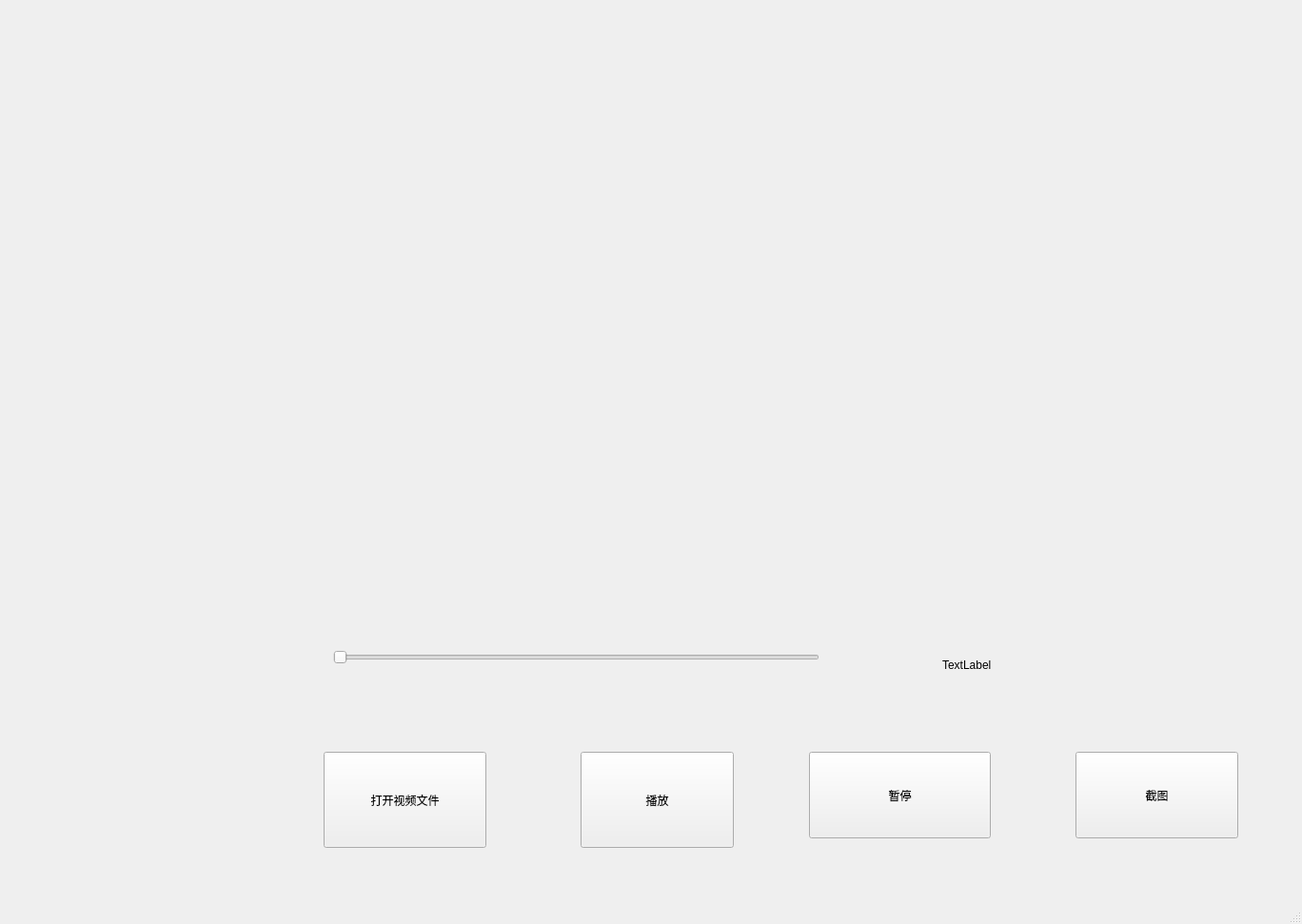
<?xml version="1.0" encoding="UTF-8"?>
<ui version="4.0">
 <class>MainWindow</class>
 <widget class="QMainWindow" name="MainWindow">
  <property name="geometry">
   <rect>
    <x>0</x>
    <y>0</y>
    <width>1368</width>
    <height>971</height>
   </rect>
  </property>
  <property name="windowTitle">
   <string>MainWindow</string>
  </property>
  <widget class="QWidget" name="centralwidget">
   <widget class="myVideoWidget" name="wgt_video" native="true">
    <property name="geometry">
     <rect>
      <x>110</x>
      <y>60</y>
      <width>1181</width>
      <height>541</height>
     </rect>
    </property>
    <layout class="QFormLayout" name="formLayout"/>
   </widget>
   <widget class="QPushButton" name="btn_open">
    <property name="geometry">
     <rect>
      <x>340</x>
      <y>790</y>
      <width>171</width>
      <height>101</height>
     </rect>
    </property>
    <property name="text">
     <string>打开视频文件</string>
    </property>
   </widget>
   <widget class="QPushButton" name="btn_play">
    <property name="geometry">
     <rect>
      <x>610</x>
      <y>790</y>
      <width>161</width>
      <height>101</height>
     </rect>
    </property>
    <property name="text">
     <string>播放</string>
    </property>
   </widget>
   <widget class="QPushButton" name="btn_stop">
    <property name="geometry">
     <rect>
      <x>850</x>
      <y>790</y>
      <width>191</width>
      <height>91</height>
     </rect>
    </property>
    <property name="text">
     <string>暂停</string>
    </property>
   </widget>
   <widget class="QLabel" name="lab_video">
    <property name="geometry">
     <rect>
      <x>990</x>
      <y>690</y>
      <width>81</width>
      <height>18</height>
     </rect>
    </property>
    <property name="text">
     <string>TextLabel</string>
    </property>
   </widget>
   <widget class="QSlider" name="sld_video">
    <property name="geometry">
     <rect>
      <x>350</x>
      <y>660</y>
      <width>511</width>
      <height>61</height>
     </rect>
    </property>
    <property name="orientation">
     <enum>Qt::Horizontal</enum>
    </property>
   </widget>
   <widget class="QPushButton" name="btn_shot">
    <property name="geometry">
     <rect>
      <x>1130</x>
      <y>790</y>
      <width>171</width>
      <height>91</height>
     </rect>
    </property>
    <property name="text">
     <string>截图</string>
    </property>
   </widget>
  </widget>
  <widget class="QMenuBar" name="menubar">
   <property name="geometry">
    <rect>
     <x>0</x>
     <y>0</y>
     <width>1368</width>
     <height>30</height>
    </rect>
   </property>
  </widget>
  <widget class="QStatusBar" name="statusbar"/>
 </widget>
 <customwidgets>
  <customwidget>
   <class>myVideoWidget</class>
   <extends>QWidget</extends>
   <header location="global">myvideowidget.h</header>
   <container>1</container>
  </customwidget>
 </customwidgets>
 <resources/>
 <connections/>
</ui>
